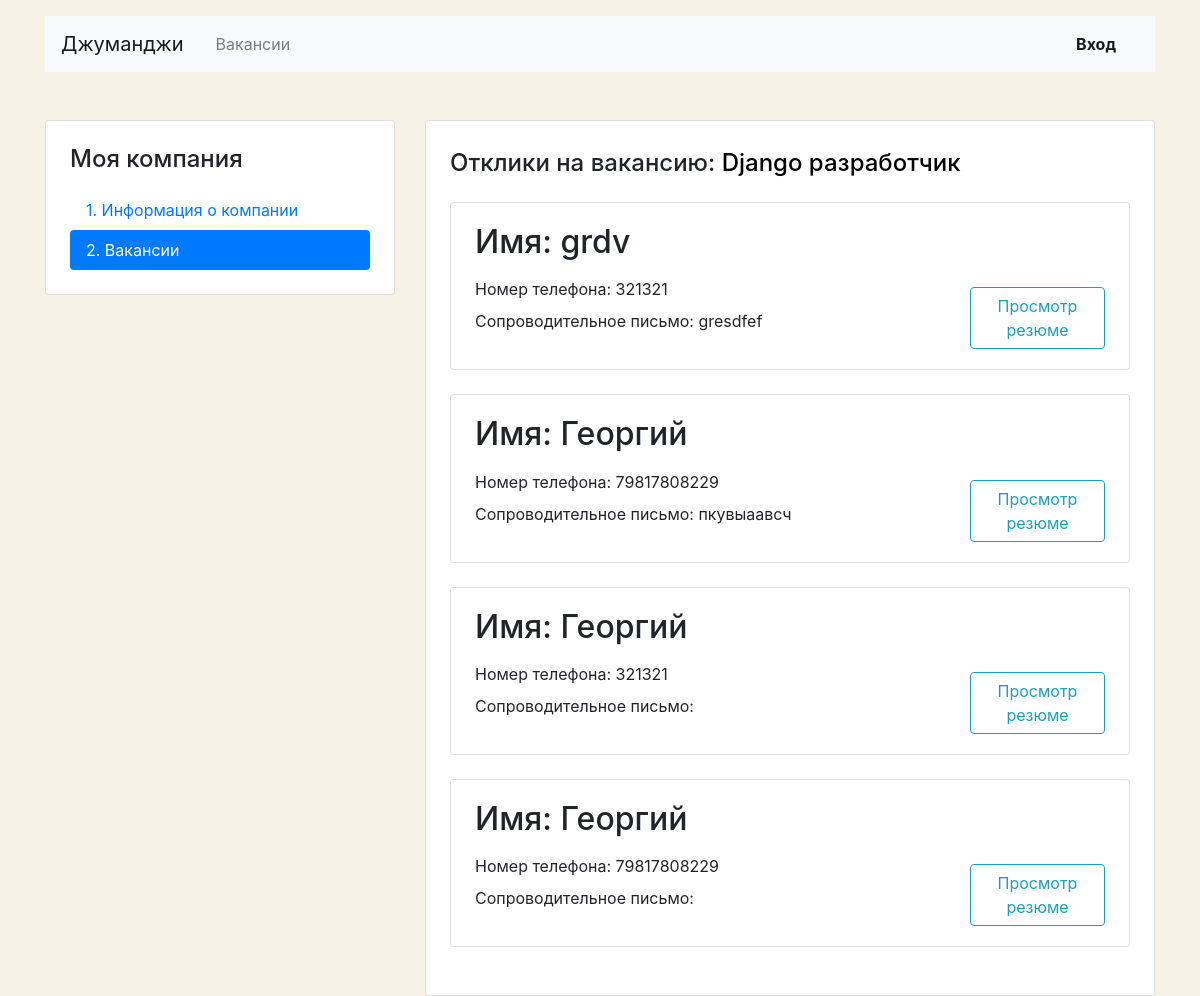
The app's page /mycompany/vacancies/13/applications with its own data.
### Jobs/models.py (models this page shows, shortened)
class Vacansy(models.Model):
    title = models.CharField(max_length=64)
    specialty = models.ForeignKey(Specialty, on_delete=models.CASCADE, related_name='vacancies')
    company = models.ForeignKey(Company, on_delete=models.CASCADE, related_name='vacancies')
    skills = models.TextField()
    description = models.TextField()
    salary_min = models.IntegerField()
    salary_max = models.IntegerField()
    published_at = models.DateField(auto_now=False, auto_now_add=True)

class Application(models.Model):
    written_username = models.CharField(max_length=64)
    written_phone = models.CharField(max_length=12)
    written_cover_letter = models.TextField()
    vacancy = models.ForeignKey(Vacansy, on_delete=models.CASCADE, related_name='applications')
    user = models.ForeignKey(User, on_delete=models.CASCADE, related_name='applications')

### Jobs/companies/views.py (the view)
# urls.py: path('vacancies/<int:pk>/applications', VacansyApplications.as_view(), name='company_applications'),
class VacansyApplications(ListView):
    template_name = 'companies/company_applications.html'
    queryset = ''
    def get_context_data(self, *, object_list=None, **kwargs):
        context = super(VacansyApplications, self).get_context_data()
        context['applications'] = Application.objects.filter(vacancy=self.kwargs['pk']).select_related('vacancy')
        context['vacancy'] = context['applications'].first().vacancy
        return context

### JorbJobs/templates/companies/company_applications.html (shortened to what this page needs)
{% extends 'base.html' %}
{% load mytags %}
{% block content %}
    <div class="row mt-5">
      <div class="col-12 col-lg-4">
        <aside class="pt-3 pb-4 px-4 mb-5 card">
          <h1 class="h4 pt-2 pb-2">Моя компания</h1>
          <div class="nav flex-column nav-pills">
            <a class="nav-link" href="{% url 'my_company' %}">1. Информация о&nbsp;компании</a>
            <a class="nav-link active" href="#">2. Вакансии</a>
          </div>
        </aside>
      </div>
      <div class="col-12 col-lg-8">
        <div class="card">
          <div class="card-body px-4 pb-4">
            <section class="tab-pane fade show active">
              <h2 class="h4 pt-2 pb-3">Отклики на вакансию: <a href="{% url 'vacancies_detail' vacancy.id %}" style="color: black">{{ vacancy.title }}</a></h2>
              {% for application in applications %}
          <div class="card mb-4">
            <div class="card-body px-4">
              <div class="row">
                <div class="col-12 col-md-8 col-lg-9">
                  <h2 class="h2 pb-2">Имя: {{ application.written_username }}</h2>
                  <p class="mb-2">Номер телефона: {{ application.written_phone }}</p>
                  <p>Сопроводительное письмо: {{ application.written_cover_letter }}</p>
                </div>
                <div class=" col-md-4 col-lg-3 d-flex align-items-end">
                  <a href="#" class="btn align-items-start btn-outline-info">Просмотр резюме</a>
                </div>
              </div>
            </div>
          </div>
                {% endfor %}
            </section>
          </div>
        </div>
      </div>
    </div>
{% endblock %}

### JorbJobs/templates/companies/company_applications.html (style rules this page uses)
body { background-color: #F6F2E6; }

### records on screen
Vacansy: title "Django разработчик"
Application: written_username "grdv", written_phone "321321", written_cover_letter "gresdfef"
Application: written_username "Георгий", written_phone "79817808229", written_cover_letter "пкувыаавсч"
Application: written_username "Георгий", written_phone "321321"
Application: written_username "Георгий", written_phone "79817808229"
